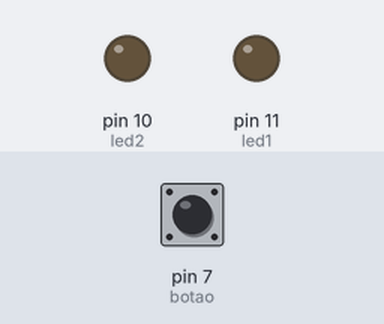
The sketch below on a simulated Arduino Uno, built with avr-gcc and run on an emulated ATmega328P. Parts: output pins drawn as LEDs (lit = HIGH). Inputs (shaded band) come from the test bench; at power-on: pin 7 (botao) HIGH.

Above: at 1.2 s.
1.3 s: pin 7 (botao) pulled LOW for 0.15 s
At 2.5 s:
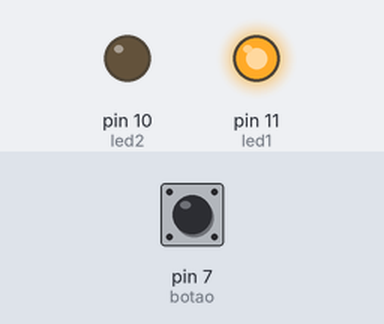
2.9 s: pin 7 (botao) pulled LOW for 1 s
At 3.7 s:
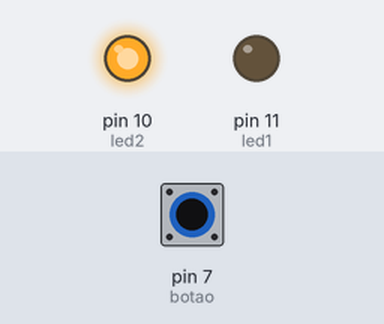
5.4 s: pin 7 (botao) pulled LOW for 3.2 s
At 6.8 s:
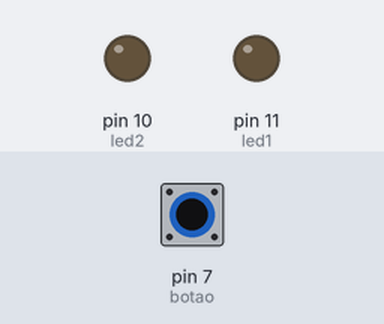
Timing chart, 0 to 8.4 s (numbered marks = the images above; inputs shaded):
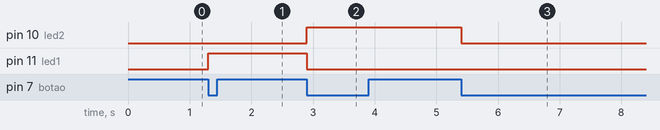

The sketch:

neat_juttuli_tumelo1.ino
```cpp
const int led1 = 11;
const int led2 = 10;
const int botao = 7;

int estado = 0;
int ultimoEstadoBotao = HIGH;

void setup() {
  pinMode(led1, OUTPUT);
  pinMode(led2, OUTPUT);
  pinMode(botao, INPUT_PULLUP);

  digitalWrite(led1, LOW);
  digitalWrite(led2, LOW);
}

void loop() {
  int estadoBotao = digitalRead(botao);


  if (estadoBotao == LOW && ultimoEstadoBotao == HIGH) {
    estado++;

    if (estado > 3) {
      estado = 1;
    }


    if (estado == 1) {
      digitalWrite(led1, HIGH);
      digitalWrite(led2, LOW);
    }


    else if (estado == 2) {
      digitalWrite(led1, LOW);
      digitalWrite(led2, HIGH);
    }


    else if (estado == 3) {
      digitalWrite(led1, LOW);
      digitalWrite(led2, LOW);
    }

    delay(200);
  }

  ultimoEstadoBotao = estadoBotao;
}
```

Measured:
- after the input at 1.3 s, pin 11 (led1): LOW → HIGH at once
- after the input at 2.9 s, pin 10 (led2): LOW → HIGH at once; pin 11 (led1): HIGH → LOW at once
- after the input at 5.4 s, pin 10 (led2): HIGH → LOW at once
